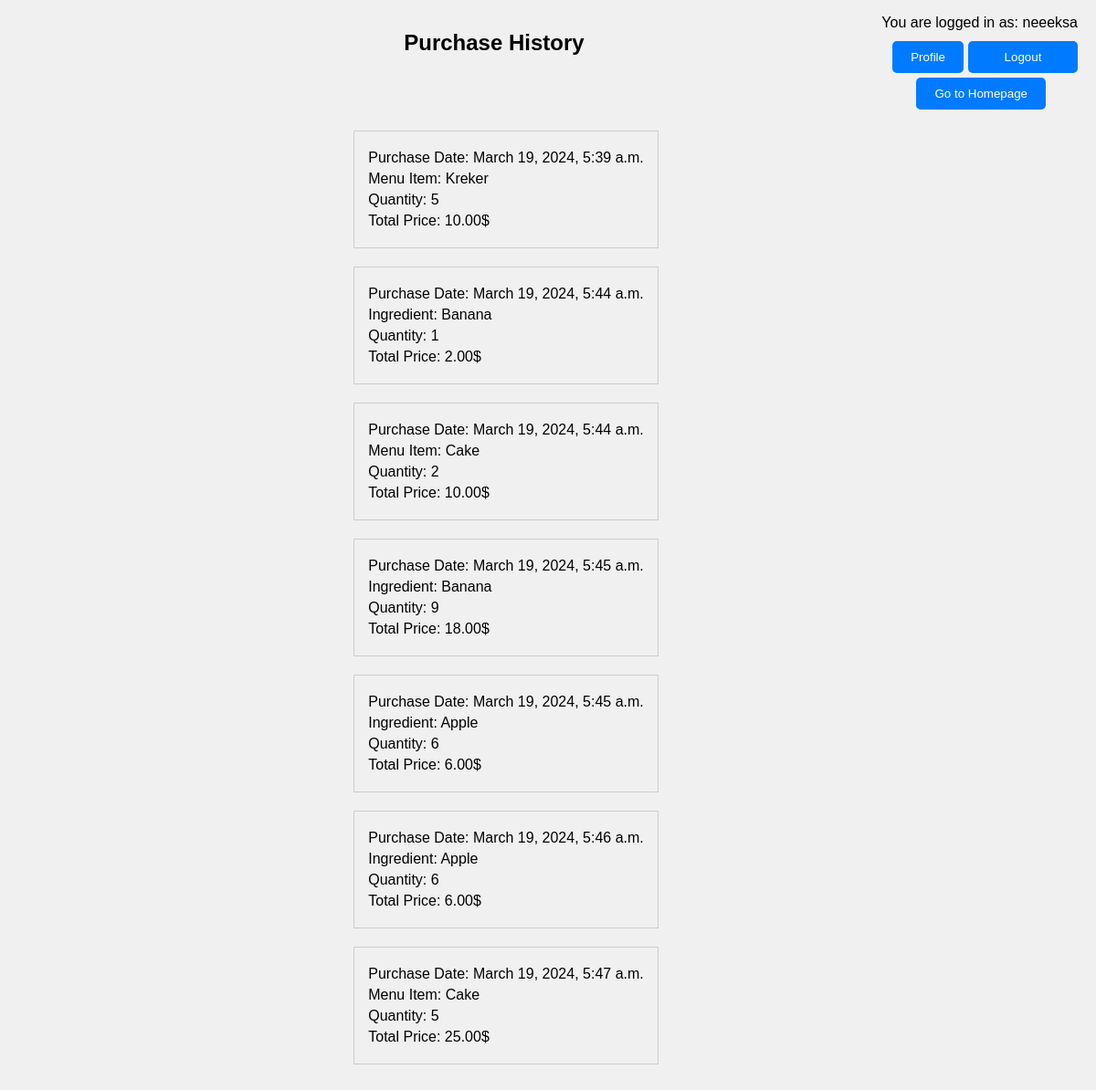
Page /purchase_history/ (signed in) on the committed database.
### main/models.py (models this page shows, shortened)
class User(AbstractUser):
    pass

class PurchaseHistory(models.Model):
    user = models.ForeignKey(User, on_delete=models.CASCADE)
    ingredient = models.ForeignKey(Ingredient, on_delete=models.CASCADE, null=True, blank=True)
    menu_item = models.ForeignKey(MenuItem, on_delete=models.CASCADE, null=True, blank=True)  # Новое поле для элементов меню
    quantity = models.IntegerField()
    total_price = models.DecimalField(max_digits=10, decimal_places=2)
    purchase_date = models.DateTimeField(default=datetime.now)

class MenuItem(models.Model):
    name = models.CharField(max_length=100)
    price = models.DecimalField(max_digits=10, decimal_places=2)
    quantity = models.IntegerField(default=0)  # Добавляем новое поле quantity
    ingredients = models.ManyToManyField(Ingredient, through='RecipeRequirement')
    def __str__(self):
        return self.name

class Ingredient(models.Model):
    name = models.CharField(max_length=100)
    price = models.DecimalField(max_digits=10, decimal_places=2, default=0.00)  # Добавляем поле price
    available_quantity = models.IntegerField(default=0)
    quantity = models.IntegerField(default=0)
    unit_price = models.DecimalField(max_digits=10, decimal_places=2, default=0.00)
    def __str__(self):
        return self.name

### main/views.py (the view)
# urls.py: path('purchase_history/', views.purchase_history, name='purchase_history'),
def purchase_history(request):
    purchase_history = PurchaseHistory.objects.filter(user=request.user)
    return render(request, 'main/purchase_history.html', {'purchase_history': purchase_history})

### main/templates/main/purchase_history.html (shortened to what this page needs)
{% extends 'main/base.html' %}
{% load static %}
{% block content %}
{% if request.user.is_authenticated %}
    <p class="logged-in-user">You are logged in as: {{ request.user.username }}</p>
<head>
    <link rel="stylesheet" href="{% static 'main/css/purchase_history.css' %}">
</head>
<h2>Purchase History</h2>
<button class="profile_button" onclick="location.href='{% url 'profile' %}'">Profile</button><br>
<button class="go_to_homepage" onclick="location.href='{% url 'index' %}'">Go to Homepage</button>
<form action="{% url 'logout' %}" method="post">
    <button type="submit" class="logout-button">Logout</button>
</form><br>
<ul class="purchase-history">
    {% for purchase in purchase_history %}
        <li>
            <p>Purchase Date: {{ purchase.purchase_date }}</p>
            {% if purchase.menu_item %}
                <p>Menu Item: {{ purchase.menu_item }}</p>
            {% else %}
                <p>Ingredient: {{ purchase.ingredient }}</p>
            {% endif %}
            <p>Quantity: {{ purchase.quantity }}</p>
            <p>Total Price: {{ purchase.total_price }}$</p>
        </li>
    {% endfor %}
    {% else %}
    <p>You are not logged in.</p>
    <a href="{% url 'login' %}">Login</a> | <a href="{% url 'signup' %}">Sign Up</a>
{% endif %}
</ul>
{% endblock %}

### main/static/main/css/styles.css (style rules this page uses)
* { font-family: Arial, sans-serif; margin-right: 20px; padding: 0; }
body { display: flex; justify-content: center; align-items: center; min-height: 80vh; background-color: #f0f0f0; }
button[type="submit"], .delete_button { width: 50%; padding: 10px; background-color: #007bff; border: none; color: #fff; border-radius: 5px; cursor: pointer; margin-bottom: 15px; margin-left: 58px; display: block; }
.logged-in-user { position: absolute; top: 0; right: 0; }
.go_to_homepage { display: inline-block; padding: 10px 20px; background-color: #007bff; color: #fff; text-decoration: none; border: none; border-radius: 5px; cursor: pointer; position: absolute; top: 85px; right: 35px; width: auto; }
.profile_button { display: inline-block; padding: 10px 20px; background-color: #007bff; color: #fff; text-decoration: none; border: none; border-radius: 5px; cursor: pointer; position: absolute; top: 45px; right: 125px; width: auto; }
.logout-button { display: inline-block; padding: 10px 20px; background-color: #007bff; color: #fff; text-decoration: none; border: none; border-radius: 5px; cursor: pointer; position: fixed; top: 45px; right: 0px; width: 120px !important; }
h2 { margin-top: 20px; }
form { margin-top: 10px; }

### main/static/main/css/purchase_history.css (style rules this page uses)
.purchase-history { list-style-type: none; }
.purchase-history li { margin-bottom: 20px; border: 1px solid #ccc; padding: 15px; }
.purchase-history li p { margin: 5px 0; }
h2 { margin-top: 25px; margin-bottom: 20px; margin-left: 55px; }

### rows in the picture
User: user.username "neeeksa"
PurchaseHistory: purchase_date "March 19, 2024, 5:39 a.m.", menu_item "Kreker", quantity "5", total_price "10.00"
PurchaseHistory: purchase_date "March 19, 2024, 5:44 a.m.", ingredient "Banana", quantity "1", total_price "2.00"
PurchaseHistory: purchase_date "March 19, 2024, 5:44 a.m.", menu_item "Cake", quantity "2", total_price "10.00"
PurchaseHistory: purchase_date "March 19, 2024, 5:45 a.m.", ingredient "Banana", quantity "9", total_price "18.00"
PurchaseHistory: purchase_date "March 19, 2024, 5:45 a.m.", ingredient "Apple", quantity "6", total_price "6.00"
PurchaseHistory: purchase_date "March 19, 2024, 5:46 a.m.", ingredient "Apple", quantity "6", total_price "6.00"
PurchaseHistory: purchase_date "March 19, 2024, 5:47 a.m.", menu_item "Cake", quantity "5", total_price "25.00"
